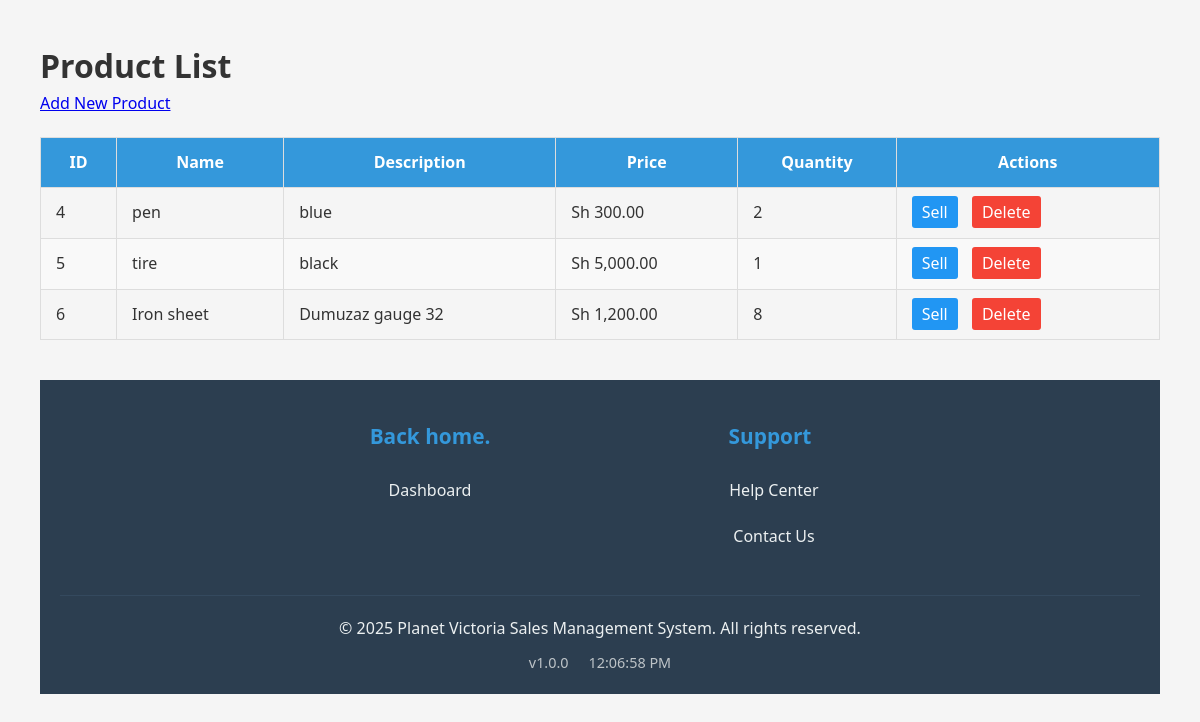
The page /Sales_products/products.php on the database its author committed.
### tables this page shows
CREATE TABLE `products` (
  `id` int(11) NOT NULL,
  `name` varchar(100) NOT NULL,
  `description` text DEFAULT NULL,
  `price` decimal(10,2) NOT NULL,
  `quantity` int(11) NOT NULL,
  `created_at` timestamp NOT NULL DEFAULT current_timestamp()
);

### Sales_products/products.php (the view, shortened to what this page needs)
<?php
include 'db.php';
$stmt = $pdo->query("SELECT * FROM products");
$products = $stmt->fetchAll(PDO::FETCH_ASSOC);
?>
<!DOCTYPE html>
<html>
<head>
    <link rel="stylesheet" href="clients.css">
</head>
<body>
    <h1>Product List</h1>
    <p><a href="add_product.php">Add New Product</a></p>
    <table>
        <thead>
            <tr>
                <th>ID</th>
                <th>Name</th>
                <th>Description</th>
                <th>Price</th>
                <th>Quantity</th>
                <th>Actions</th>
            </tr>
        </thead>
        <tbody>
            <?php foreach ($products as $product): ?>
            <tr>
                <td><?= htmlspecialchars($product['id']) ?></td>
                <td><?= htmlspecialchars($product['name']) ?></td>
                <td><?= htmlspecialchars($product['description']) ?></td>
                <td>Sh <?= number_format($product['price'], 2) ?></td>
                <td><?= htmlspecialchars($product['quantity']) ?></td>
                <td class="actions">
                    <a href="sell_product.php?id=<?= $product['id'] ?>" class="sell-btn">Sell</a>
                    <a href="products.php?delete=<?= $product['id'] ?>" class="delete-btn" onclick="return confirm('Are you sure?')">Delete</a>
                </td>
            </tr>
            <?php endforeach; ?>
        </tbody>
    </table>
    <?php include 'footer.php'; ?>
</body>
</html>

### Sales_products/clients.css (style rules this page uses)
* { box-sizing: border-box; margin: 0; padding: 0; font-family: 'Segoe UI', Tahoma, Geneva, Verdana, sans-serif; }
body { background-color: #f5f5f5; color: #333; line-height: 1.6; padding: 20px; }
table { width: 100%; border-collapse: collapse; margin-top: 20px; }
th, td { padding: 12px 15px; text-align: left; border-bottom: 1px solid #ddd; }
th { background-color: #3498db; color: white; text-align: center; }

### Sales_products/products.php (style rules this page uses)
body { font-family: Arial, sans-serif; margin: 20px; }
table { width: 100%; border-collapse: collapse; }
th, td { border: 1px solid #ddd; padding: 8px; text-align: left; }
th { background-color: #f2f2f2; }
tr:nth-child(even) { background-color: #f9f9f9; }
.actions a { margin-right: 10px; text-decoration: none; }
.sell-btn { background: #2196F3; color: white; padding: 5px 10px; border-radius: 3px; }
.delete-btn { background: #f44336; color: white; padding: 5px 10px; border-radius: 3px; }

### rows shown on the page
products: id "4", name "pen", description "blue", price "300.00", quantity "2"
products: id "5", name "tire", description "black", price "5,000.00", quantity "1"
products: id "6", name "Iron sheet", description "Dumuzaz gauge 32", price "1,200.00", quantity "8"
